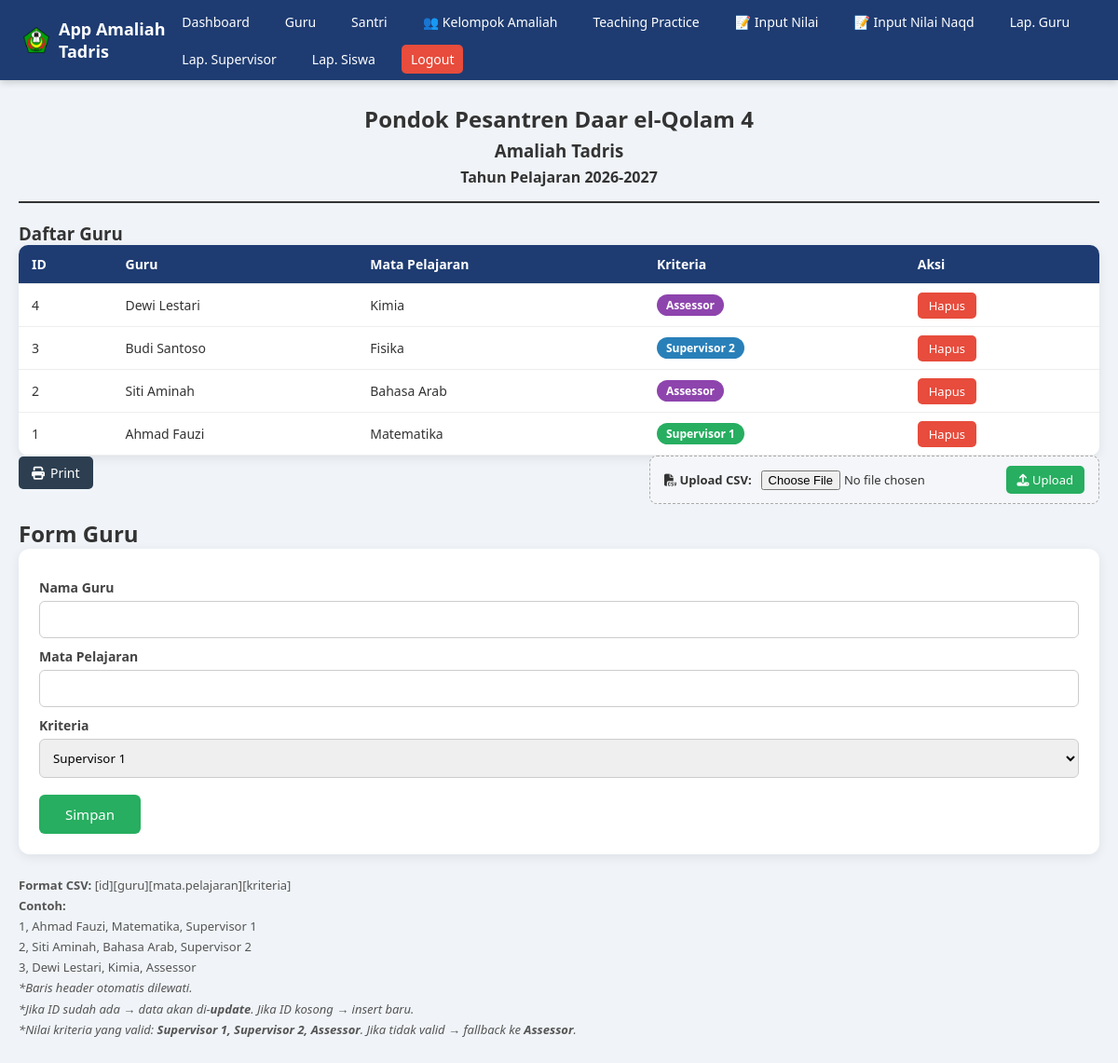
The app's page /guru.php (signed in) with its own data.
### tables this page shows
CREATE TABLE `guru` (
  `id`             INT(11)      NOT NULL AUTO_INCREMENT,
  `nama_guru`      VARCHAR(100) NOT NULL,
  `mata_pelajaran` VARCHAR(100) NOT NULL,
  `kriteria`       ENUM('Supervisor 1','Supervisor 2','Assessor')
                   NOT NULL DEFAULT 'Assessor',
  `created_at`     TIMESTAMP    DEFAULT CURRENT_TIMESTAMP,
  `updated_at`     TIMESTAMP    DEFAULT CURRENT_TIMESTAMP ON UPDATE CURRENT_TIMESTAMP,
  PRIMARY KEY (`id`),
  KEY `idx_nama_guru` (`nama_guru`),
  KEY `idx_kriteria`  (`kriteria`)
);

### guru.php (the view, shortened to what this page needs)
<?php
require 'config/database.php';
$data = $conn->query("SELECT * FROM guru ORDER BY id DESC");
?>
<!DOCTYPE html>
<html>
<head>
    <link rel="stylesheet" href="assets/css/style.css">
    <link rel="stylesheet" href="https://cdnjs.cloudflare.com/ajax/libs/font-awesome/6.5.1/css/all.min.css">
</head>
<body>
<?php include 'partials/navbar.php'; ?>
<div class="container">
    <div id="print-area">
        <div class="header-info">
            <h2>Pondok Pesantren Daar el-Qolam 4</h2>
            <h3>Amaliah Tadris</h3>
            <h4>Tahun Pelajaran 2026-2027</h4>
        </div>
        <h3>Daftar Guru</h3>
        <table>
            <thead>
                <tr>
                    <th>ID</th>
                    <th>Guru</th>
                    <th>Mata Pelajaran</th>
                    <th>Kriteria</th>
                    <th class="no-print">Aksi</th>
                </tr>
            </thead>
            <tbody>
            <?php if ($data->num_rows > 0): ?>
                <?php while($g=$data->fetch_assoc()): ?>
                    <?php
                    $badge_class = 'k-assessor';
                    if ($g['kriteria'] === 'Supervisor 1')         $badge_class = 'k-sup1';
                    elseif ($g['kriteria'] === 'Supervisor 2')     $badge_class = 'k-sup2';
                    elseif ($g['kriteria'] === 'Assessor')         $badge_class = 'k-assessor';
                    ?>
                    <tr>
                        <td><?=htmlspecialchars($g['id'])?></td>
                        <td><?=htmlspecialchars($g['nama_guru'])?></td>
                        <td><?=htmlspecialchars($g['mata_pelajaran'])?></td>
                        <td>
                            <span class="badge-kriteria <?=$badge_class?>">
                                <?=htmlspecialchars($g['kriteria'])?>
                            </span>
                        </td>
                        <td class="no-print">
                            <a href="?hapus=<?=$g['id']?>"
                               onclick="return confirm('Hapus data guru <?=htmlspecialchars($g['nama_guru'])?>?')"
                               class="btn-del">Hapus</a>
                        </td>
                    </tr>
                <?php endwhile; ?>
            <?php endif; ?>
            </tbody>
        </table>
    </div>
    <div class="toolbar no-print">
        <div class="toolbar-left">
            <button class="btn-print" onclick="window.print()">
                <i class="fa-solid fa-print"></i> Print
            </button>
        </div>
        <div class="toolbar-right">
            <form method="post" enctype="multipart/form-data" class="upload-box">
                <label style="font-size:13px; font-weight:bold;">
                    <i class="fa-solid fa-file-csv"></i> Upload CSV:
                </label>
                <input type="file" name="file_csv" accept=".csv" required>
                <button type="submit" name="upload_csv" class="btn-upload">
                    <i class="fa-solid fa-upload"></i> Upload
                </button>
            </form>
        </div>
    </div>
    <h2 class="no-print">Form Guru</h2>
    <form method="post" class="form-card no-print">
        <label>Nama Guru</label>
        <input type="text" name="nama_guru" required maxlength="100">
        <label>Mata Pelajaran</label>
        <input type="text" name="mata_pelajaran" required maxlength="100">
        <label>Kriteria</label>
        <select name="kriteria" required>
            <option value="Supervisor 1">Supervisor 1</option>
        </select>
        <button type="submit" name="simpan">Simpan</button>
    </form>
    <div class="no-print" style="margin-top:15px; font-size:13px; color:#555; line-height:1.7;">
        <strong>Format CSV:</strong> <code>[id][guru][mata.pelajaran][kriteria]</code><br>
        <strong>Contoh:</strong><br>
        <code>1, Ahmad Fauzi, Matematika, Supervisor 1</code><br>
        <code>2, Siti Aminah, Bahasa Arab, Supervisor 2</code><br>
        <code>3, Dewi Lestari, Kimia, Assessor</code><br>
        <em>*Baris header otomatis dilewati.</em><br>
        <em>*Jika ID sudah ada → data akan di-<b>update</b>. Jika ID kosong → insert baru.</em><br>
        <em>*Nilai kriteria yang valid:
            <strong>Supervisor 1, Supervisor 2, Assessor</strong>.
            Jika tidak valid → fallback ke <b>Assessor</b>.
        </em>
    </div>
</div>
</body>
</html>

### assets/css/style.css (style rules this page uses)
* { margin:0; padding:0; box-sizing:border-box; font-family:'Segoe UI',sans-serif; }
body { background:#f0f4f8; color:#333; }
.container { max-width:1200px; margin:25px auto; padding:0 20px; }
.form-card { background:#fff; padding:22px; border-radius:12px; box-shadow:0 3px 12px rgba(0,0,0,.08); margin-bottom:22px; }
.form-card label { display:block; margin-top:10px; font-weight:600; font-size:14px; color:#444; }
.form-card input, .form-card select { width:100%; padding:10px; margin-top:5px; border:1px solid #ccc; border-radius:6px; }
.form-card button { margin-top:18px; padding:11px 28px; background:#27ae60; color:#fff; border:none; border-radius:6px; cursor:pointer; font-size:15px; }
table { width:100%; background:#fff; border-collapse:collapse; border-radius:10px; overflow:hidden; box-shadow:0 3px 12px rgba(0,0,0,.08); }
th, td { padding:11px 14px; text-align:left; border-bottom:1px solid #eee; font-size:14px; }
th { background:#1e3c72; color:#fff; font-weight:600; }
.btn-del { background:#e74c3c; color:#fff; padding:5px 12px; border-radius:5px; text-decoration:none; font-size:13px; }
.btn-print { background:#3498db; color:#fff; border:none; padding:10px 20px; border-radius:6px; cursor:pointer; margin-bottom:15px; }

### guru.php (style rules this page uses)
.header-info { text-align: center; margin-bottom: 20px; border-bottom: 2px solid #333; padding-bottom: 10px; }
.header-info h2, .header-info h3, .header-info h4 { margin: 5px 0; }
.toolbar { display: flex; justify-content: space-between; align-items: center; flex-wrap: wrap; gap: 10px; margin-bottom: 15px; }
.toolbar-left, .toolbar-right { display: flex; gap: 10px; align-items: center; flex-wrap: wrap; }
.btn-print { background-color: #2c3e50; color: #fff; padding: 8px 14px; border-radius: 5px; text-decoration: none; border: none; cursor: pointer; font-size: 14px; display: inline-flex; align-items: center; gap: 6px; }
.upload-box { background: #f4f6f9; padding: 10px 15px; border-radius: 8px; border: 1px dashed #aaa; display: inline-flex; align-items: center; gap: 10px; flex-wrap: wrap; }
.upload-box input[type="file"] { font-size: 13px; }
.btn-upload { background-color: #27ae60; color: #fff; padding: 6px 12px; border: none; border-radius: 5px; cursor: pointer; font-size: 13px; }
.badge-kriteria { display: inline-block; padding: 3px 10px; border-radius: 12px; font-size: 12px; font-weight: bold; color: #fff; }
.k-sup1 { background: #27ae60; }
.k-sup2 { background: #2980b9; }
.k-assessor { background: #8e44ad; }

### records on screen
guru: id "4", nama_guru "Dewi Lestari", mata_pelajaran "Kimia", kriteria "Assessor"
guru: id "3", nama_guru "Budi Santoso", mata_pelajaran "Fisika", kriteria "Supervisor 2"
guru: id "2", nama_guru "Siti Aminah", mata_pelajaran "Bahasa Arab", kriteria "Assessor"
guru: id "1", nama_guru "Ahmad Fauzi", mata_pelajaran "Matematika", kriteria "Supervisor 1"
